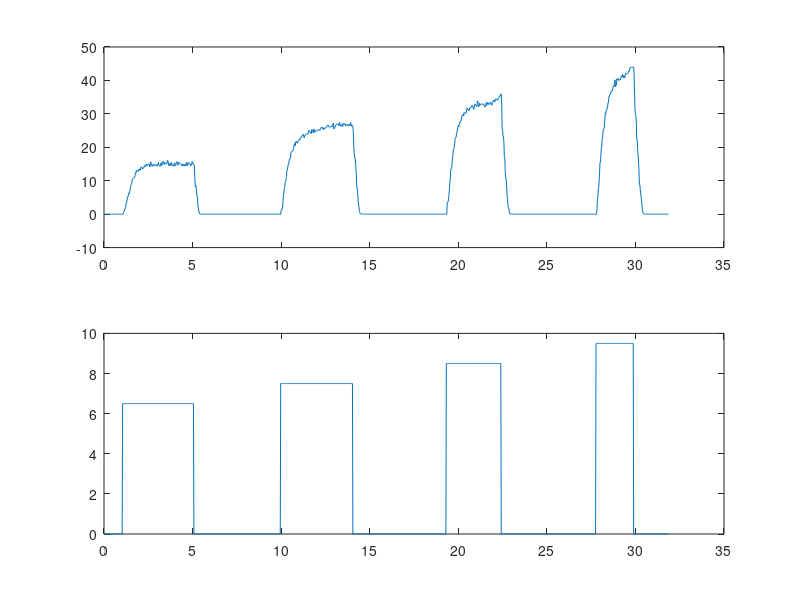

Source code (MATLAB):
rps6_5=importdata('Z/pwm6.5.csv');
rps7_5=importdata('Z/pwm7.5.csv');
rps8_5=importdata('Z/pwm8.5.csv');
rps9_5=importdata('Z/pwm9.5.csv');

lens=[length(rps6_5),length(rps7_5),length(rps8_5),length(rps9_5)];
in=[6.5,7.5,8.5,9.5];
rps=[rps6_5;rps7_5;rps8_5;rps9_5];
dt=0.025;
t=(0:dt:length(rps)*dt-dt)';

plot(t,rps);
indexes=[42,203;117,280;132,256;123,208];
input=[];1
for i=1:length(indexes)
    i1=indexes(i,1);
    i2=indexes(i,2);
    pwm=in(i);
    l=lens(i);
    input=[input;zeros(i1,1);ones(i2-i1,1)*pwm;zeros(l-i2,1)];
end
subplot(211);plot(t,rps);
subplot(212);plot(t,input);